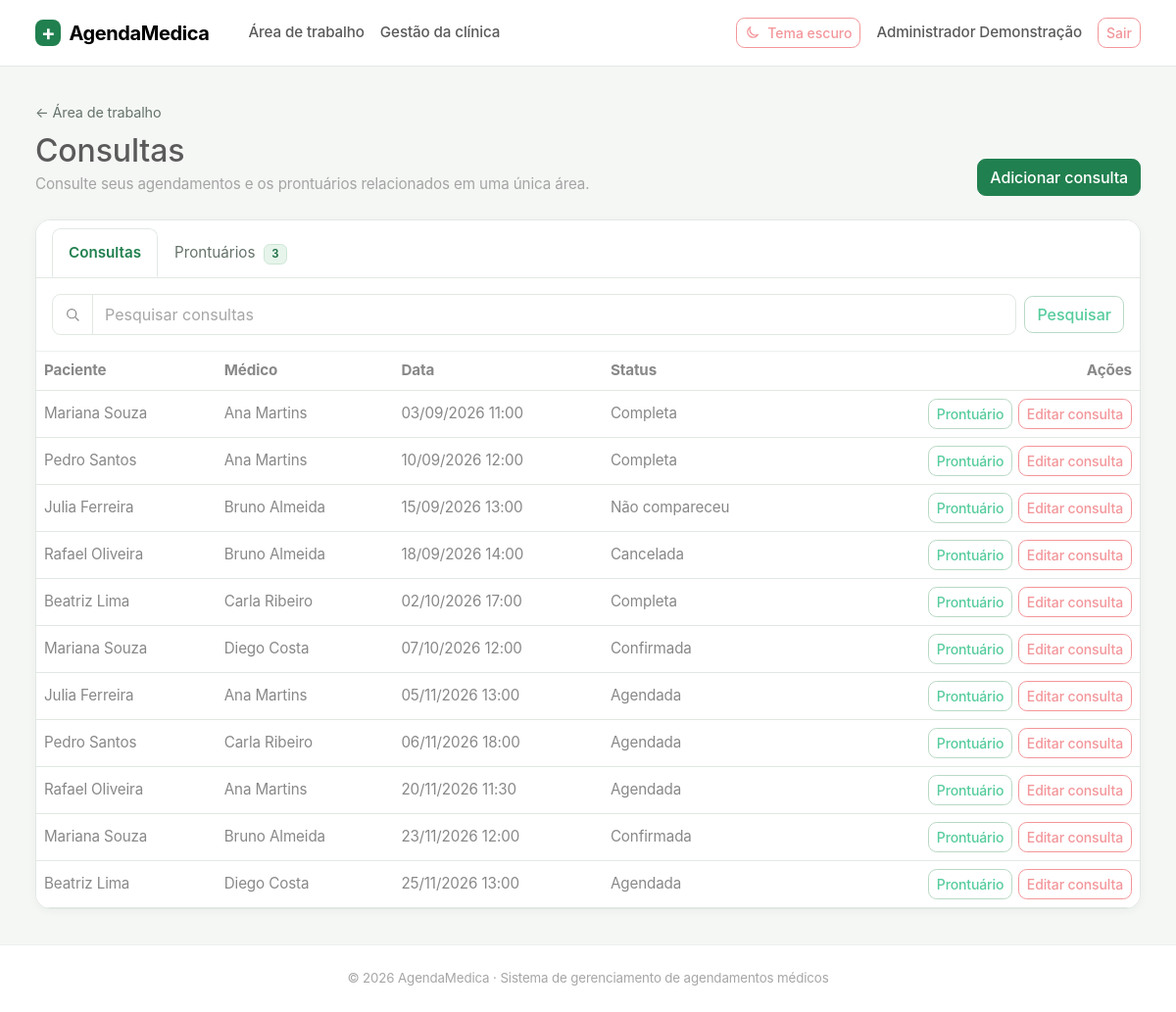
Page /gestao/consultas/ (signed in) on the committed database.
### usuarios/models.py (models this page shows, shortened)
class Usuario(AbstractUser):
    class TipoUsuario(models.TextChoices):
        PACIENTE = "PACIENTE", "Paciente"
        MEDICO = "MEDICO", "Médico"
        FUNCIONARIO = "FUNCIONARIO", "Funcionário administrativo"
        ADMINISTRADOR = "ADMINISTRADOR", "Administrador do sistema"
    cpf = models.CharField(max_length=11, unique=True, verbose_name="CPF")
    nome = models.CharField(max_length=70, verbose_name="Nome")
    endereco = models.CharField(max_length=100, verbose_name="Endereço")
    telefone = models.CharField(max_length=20, verbose_name="Telefone")
    data_nascimento = models.DateField(verbose_name="Data de nascimento")
    tipo_usuario = models.CharField(
        max_length=20,
        choices=TipoUsuario.choices,
        verbose_name="Tipo de usuário",
    )
    objects = UsuarioManager()
    REQUIRED_FIELDS = [
        "email",
        "cpf",
        "nome",
        "endereco",
        "telefone",
        "data_nascimento",
    ]

### atendimento/models.py (models this page shows, shortened)
class Consulta(models.Model):
    class Status(models.TextChoices):
        AGENDADA = "AGENDADA", "Agendada"
        CONFIRMADA = "CONFIRMADA", "Confirmada"
        COMPLETA = "COMPLETA", "Completa"
        CANCELADA = "CANCELADA", "Cancelada"
        NAO_COMPARECEU = "NAO_COMPARECEU", "Não compareceu"
    medico = models.ForeignKey(
        "usuarios.Medico",
        on_delete=models.PROTECT,
        related_name="consultas",
    )
    paciente = models.ForeignKey(
        "usuarios.Paciente",
        on_delete=models.PROTECT,
        related_name="consultas",
    )
    data_hora = models.DateTimeField(verbose_name="Data e horário")
    status = models.CharField(
        max_length=20,
        choices=Status.choices,
        default=Status.AGENDADA,
    )
    class Meta:
        ordering = ["data_hora"]
        constraints = [
            models.UniqueConstraint(
                fields=["medico", "data_hora"],
                name="consulta_medico_horario_unico",
            ),
        ]

### usuarios/portal_views.py (the view)
# urls.py: path('gestao/consultas/', v.consultas, name='gestao_consultas'),
@allowed(*ADMIN)
def consultas(request):
    qs=Consulta.objects.select_related("paciente__usuario","medico__usuario","medico__especialidade")
    return _list(request,"Consultas",qs,{"Paciente":"paciente__usuario__nome","Médico":"medico__usuario__nome","Data":"data_hora","Status":"status"},create_url="/portal/consultas/nova/",filters=["paciente__usuario__nome","medico__usuario__nome","status"],include_prontuarios=True)

### usuarios/portal_views.py (called while the page is built)
def allowed(*roles):
    def deco(fn):
        @wraps(fn)
        @login_required
        def wrapped(request, *args, **kwargs):
            if request.user.tipo_usuario not in roles:
                messages.error(request, "Você não tem permissão para acessar esta tela.")
                return redirect("inicio")
            return fn(request, *args, **kwargs)
        return wrapped
    return deco

### templates/portal/consultas.html (shortened to what this page needs)
{% extends "base.html" %}
{% block content %}
<div class="page-heading mb-4">
    <div>
        <a class="back-link" href="{% url 'portal_home' %}">← Área de trabalho</a>
        <h1 class="h2 mt-2 mb-1">{{ titulo }}</h1>
        <p class="text-body-secondary mb-0">Consulte seus agendamentos e os prontuários relacionados em uma única área.</p>
    </div>
    {% if create_url %}<a class="btn btn-success" href="{{ create_url }}">Adicionar consulta</a>{% endif %}
</div>
<section class="card consultation-workspace">
    <ul class="nav nav-tabs px-3 pt-2" role="tablist" aria-label="Consultas e prontuários">
        <li class="nav-item" role="presentation"><button class="nav-link active" id="consultas-tab" data-bs-toggle="tab" data-bs-target="#consultas-panel" type="button" role="tab" aria-controls="consultas-panel" aria-selected="true">Consultas</button></li>
        {% if can_view_prontuarios %}<li class="nav-item" role="presentation"><button class="nav-link" id="prontuarios-tab" data-bs-toggle="tab" data-bs-target="#prontuarios-panel" type="button" role="tab" aria-controls="prontuarios-panel" aria-selected="false">Prontuários <span class="badge text-bg-success-subtle ms-1">{{ prontuarios|length }}</span></button></li>{% endif %}
    </ul>
    <div class="tab-content">
        <div class="tab-pane fade show active" id="consultas-panel" role="tabpanel" aria-labelledby="consultas-tab" tabindex="0">
            <div class="card-body border-bottom">
                <form method="get" class="row g-2 align-items-center">
                    <div class="col-md"><label class="visually-hidden" for="search-query">Pesquisar consultas</label><div class="input-group"><span class="input-group-text bg-body" aria-hidden="true"><svg class="icon" viewBox="0 0 24 24"><circle cx="10.8" cy="10.8" r="6.8"/><path d="m16 16 5 5"/></svg></span><input id="search-query" class="form-control" name="q" value="{{ q }}" placeholder="Pesquisar consultas"></div></div>
                    <div class="col-md-auto"><button class="btn btn-outline-success" type="submit">Pesquisar</button></div>
                </form>
            </div>
            <div class="table-responsive"><table class="table table-hover align-middle mb-0"><thead><tr>{% for label in campos %}<th scope="col">{{ label }}</th>{% endfor %}<th scope="col" class="text-end">Ações</th></tr></thead><tbody>
                {% for obj,cells in linhas %}<tr>{% for cell in cells %}<td>{{ cell }}</td>{% endfor %}<td class="text-end"><div class="row-actions">{% if can_view_prontuarios %}<a class="btn btn-sm btn-outline-success" href="{% url 'portal_consulta_detalhe' obj.pk %}">Prontuário</a>{% endif %}{% if can_manage_consultas %}<a class="btn btn-sm btn-outline-secondary" href="{% url 'portal_consulta_editar' obj.pk %}">Editar consulta</a>{% endif %}</div></td></tr>
                {% empty %}<tr><td colspan="{{ campos|length|add:1 }}" class="empty-state"><span class="empty-state-icon" aria-hidden="true">⌕</span><strong>Nenhuma consulta encontrada</strong><span class="text-body-secondary">Tente ajustar a pesquisa ou limpar os filtros.</span></td></tr>{% endfor %}
            </tbody></table></div>
        </div>
    </div>
</section>
{% endblock %}

### templates/base.html (shortened to what this page needs)
{% load static %}
<!doctype html>
<html lang="pt-br" data-bs-theme="light">
<head>
    <link href="{% static 'vendor/bootstrap/bootstrap.min.css' %}" rel="stylesheet">
    <link href="{% static 'css/themes/light.css' %}" rel="stylesheet">
    <link href="{% static 'css/themes/dark.css' %}" rel="stylesheet">
    <link href="{% static 'css/themes/custom.css' %}" rel="stylesheet">
    <link href="{% static 'css/site.css' %}" rel="stylesheet">
</head>
<body class="d-flex flex-column min-vh-100">
    <nav class="navbar navbar-expand-lg border-bottom bg-body sticky-top">
        <div class="container-fluid app-container">
            <a class="navbar-brand fw-bold" href="{% if user.is_authenticated %}{% url 'portal_home' %}{% else %}{% url 'login' %}{% endif %}"><span class="brand-mark me-2" aria-hidden="true">+</span>AgendaMedica</a>
            <div class="collapse navbar-collapse" id="navbarPrincipal">
                {% if user.is_authenticated %}<ul class="navbar-nav me-auto"><li class="nav-item"><a class="nav-link" href="{% url 'portal_home' %}">Área de trabalho</a></li>{% if user.tipo_usuario == 'ADMINISTRADOR' or user.tipo_usuario == 'FUNCIONARIO' %}<li class="nav-item"><a class="nav-link" href="{% url 'gestao_inicio' %}">Gestão da clínica</a></li>{% endif %}</ul>{% endif %}
                <ul class="navbar-nav ms-auto align-items-lg-center gap-lg-2">
                    <li class="nav-item"><button class="btn btn-outline-secondary btn-sm theme-toggle" id="alternarTema" type="button" aria-label="Alternar tema"><svg id="iconeTema" class="icon" viewBox="0 0 24 24" aria-hidden="true"><path d="M20.2 15.3A8.5 8.5 0 0 1 8.7 3.8 8.5 8.5 0 1 0 20.2 15.3Z"/></svg><span id="textoTema">Tema escuro</span></button></li>
                    {% if user.is_authenticated %}<li class="nav-item"><a class="nav-link" href="{% url 'meu_perfil' %}">{{ user.nome|default:user.username }}</a></li><li class="nav-item"><form method="post" action="{% url 'logout' %}">{% csrf_token %}<button class="btn btn-outline-secondary btn-sm" type="submit">Sair</button></form></li>{% else %}<li class="nav-item"><a class="nav-link" href="{% url 'login' %}">Entrar</a></li><li class="nav-item"><a class="btn btn-success btn-sm" href="{% url 'cadastro' %}">Criar conta</a></li>{% endif %}
                </ul>
            </div>
        </div>
    </nav>
    <main class="container-fluid app-container flex-grow-1 py-4 py-lg-5">
        {% block content %}{% endblock %}
    </main>
    <footer class="border-top py-4 mt-auto">
        <div class="container-fluid app-container text-center text-body-secondary small">
            &copy; 2026 AgendaMedica · Sistema de gerenciamento de agendamentos médicos
        </div>
    </footer>
</body>
</html>

### static/css/themes/light.css (style rules this page uses)
:root, [data-bs-theme="light"] { --am-bg-page: #f5f7f5; --am-bg-surface: #ffffff; --am-text-primary: #1f2d25; --am-text-muted: #65736a; --am-brand-primary: #21804f; --am-brand-accent: #e8f4ec; --am-border-color: #e1e8e2; --am-card-shadow: 0 2px 8px rgba(27, 55, 37, 0.045); --bs-primary: #21804f; --bs-primary-rgb: 33, 128, 79; --bs-success: #21804f; --bs-success-rgb: 33, 128, 79; --bs-link-color: #1c7145; --bs-link-color-rgb: 28, 113, 69; --bs-link-hover-color: #155938; }

### static/css/themes/custom.css (style rules this page uses)
body { background-color: var(--am-bg-page); color: var(--am-text-primary); transition: background-color 0.2s ease, color 0.2s ease; }
.card, .navbar, footer { background-color: var(--am-bg-surface) !important; border-color: var(--am-border-color) !important; }
.card { box-shadow: var(--am-card-shadow); }

### static/css/site.css (style rules this page uses)
:root { --brand-color: #21804f; --brand-soft: #e8f4ec; --surface-soft: #f4f8f5; }
body { background: var(--am-bg-page); color: var(--am-text-primary); font-size: .95rem; }
.brand-mark { display: inline-grid; place-items: center; width: 1.65rem; height: 1.65rem; border-radius: .5rem; color: white; background: var(--brand-color); font-size: 1.35rem; line-height: 1; }
.navbar { min-height: 4rem; }
.navbar-brand { letter-spacing: -.02em; }
.card { border-color: var(--am-border-color); border-radius: .8rem; box-shadow: var(--am-card-shadow); }
.btn { border-radius: .55rem; font-weight: 500; }
.btn-success, .btn-primary { --bs-btn-bg: var(--brand-color); --bs-btn-border-color: var(--brand-color); --bs-btn-hover-bg: #196c41; --bs-btn-hover-border-color: #196c41; }
.btn-outline-success { --bs-btn-color: var(--brand-color); --bs-btn-border-color: #b9d9c5; --bs-btn-hover-bg: var(--brand-color); --bs-btn-hover-border-color: var(--brand-color); }
.form-control, .form-select, .input-group-text { border-color: var(--am-border-color); border-radius: .55rem; min-height: 2.65rem; }
.workspace-heading, .page-heading { display: flex; justify-content: space-between; align-items: flex-end; gap: 1rem; }
.back-link { color: var(--am-text-muted); text-decoration: none; font-size: .9rem; }
.row-actions { display: flex; justify-content: flex-end; flex-wrap: wrap; gap: .35rem; min-width: 9rem; }
footer { background: var(--am-bg-surface); border-color: var(--am-border-color) !important; }
.icon { display: inline-block; width: 1rem; height: 1rem; flex: 0 0 auto; fill: none; stroke: currentColor; stroke-width: 1.8; stroke-linecap: round; stroke-linejoin: round; vertical-align: -.16em; }
.theme-toggle { display: inline-flex; align-items: center; gap: .45rem; }
body { font-family: Inter, ui-sans-serif, system-ui, -apple-system, BlinkMacSystemFont, "Segoe UI", sans-serif; letter-spacing: -.008em; }
a { text-underline-offset: .18em; }
button, a, input, select, textarea { transition: color .15s ease, background-color .15s ease, border-color .15s ease, box-shadow .15s ease; }
.page-heading { align-items: flex-end; }
.back-link { display: inline-flex; align-items: center; text-decoration: none; }
.row-actions .btn { white-space: nowrap; }
.nav-tabs { border-color: var(--am-border-color); }
.nav-tabs .nav-link { color: var(--am-text-muted); border-radius: .55rem .55rem 0 0; }
.nav-tabs .nav-link.active { color: var(--brand-color); font-weight: 600; border-color: var(--am-border-color) var(--am-border-color) var(--am-bg-surface); }
.badge.text-bg-success-subtle { color: #196c41 !important; background: #e7f4eb !important; border: 1px solid #cce6d4; font-weight: 600; }
a { text-decoration: none; }
.table { --bs-table-border-color: var(--am-border-color); }
.navbar .nav-link { font-weight: 500; }
.app-container { width: min(100%, 2400px); max-width: none; padding-inline: clamp(1rem, 3vw, 3.5rem); }
.navbar { min-height: 4.25rem; }
.navbar .container-fluid { gap: 1rem; }
.navbar .nav-link { padding-inline: .7rem; }
main.app-container { padding-top: clamp(1.5rem, 3vw, 3rem) !important; padding-bottom: clamp(1.75rem, 3vw, 3.25rem) !important; }
footer { padding-block: 1.15rem !important; }
.card { border-radius: .95rem; transition: border-color .18s ease, box-shadow .18s ease, transform .18s ease; }
.consultation-workspace { overflow: hidden; }
.consultation-workspace > .nav-tabs { background: var(--am-bg-surface); }
.consultation-workspace .nav-tabs .nav-link { padding: .8rem 1rem; }
.consultation-workspace .tab-content { min-width: 0; }
.consultation-workspace .table-responsive { min-height: 8rem; }
.consultation-workspace .row-actions { min-width: 0; }

### rows in the picture
Usuario: nome "Administrador Demonstração"
Consulta: cells "03/09/2026 11:00" "Completa"
Usuario: cells "Mariana Souza" "Mariana Souza" "Mariana Souza"
Usuario: cells "Ana Martins" "Ana Martins" "Ana Martins" "Ana Martins"
Consulta: cells "10/09/2026 12:00" "Completa"
Usuario: cells "Pedro Santos" "Pedro Santos"
Consulta: cells "15/09/2026 13:00" "Não compareceu"
Usuario: cells "Julia Ferreira" "Julia Ferreira"
Usuario: cells "Bruno Almeida" "Bruno Almeida" "Bruno Almeida"
Consulta: cells "18/09/2026 14:00" "Cancelada"
Usuario: cells "Rafael Oliveira" "Rafael Oliveira"
Consulta: cells "02/10/2026 17:00" "Completa"
Usuario: cells "Beatriz Lima" "Beatriz Lima"
Usuario: cells "Carla Ribeiro" "Carla Ribeiro"
Consulta: cells "07/10/2026 12:00" "Confirmada"
Usuario: cells "Diego Costa" "Diego Costa"
Consulta: cells "05/11/2026 13:00" "Agendada"
Consulta: cells "06/11/2026 18:00" "Agendada"
Consulta: cells "20/11/2026 11:30" "Agendada"
Consulta: cells "23/11/2026 12:00" "Confirmada"
Consulta: cells "25/11/2026 13:00" "Agendada"

### other values in the picture
{{ titulo }} "Consultas"
{{ prontuarios|length }} "3"
{{ label }} "Paciente" "Médico" "Data" "Status"
